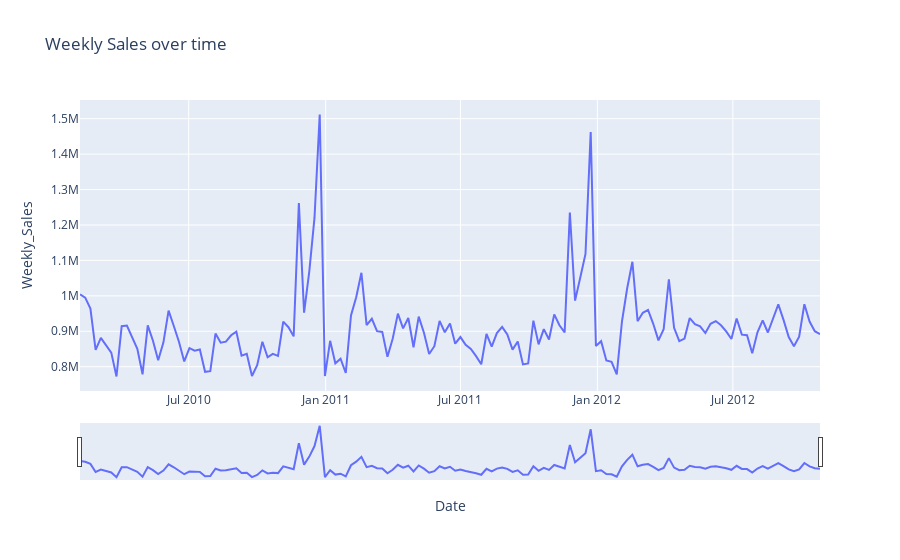

This figure's notebook cell:
### Markdown cell above
# <h4><center>Observations</center></h4>
* Pattern of the weekly sales looks same in the given below stores. 
    - [1, 2, 3, 4, 5, 6, 7, 8, 9, 10, 11, 12, 13, 14, 15, 16, 17, 18, 19, 20, 21, 22, 23, 24, 25, 26, 27, 29, 31, 32, 34, 37, 39, 40, 41, 45].

* Different pattern is observed in the remaining Stores.
    - [28, 30, 33, 35, 36, 38, 42, 43, 44]



Let's try our analysis on one store and replicate the same to other stores.

### Code cell
# Randomly picked the store number.
df_indexed_store_8 = df_indexed[df_indexed['Store']==8]
import plotly.express as px
fig = px.line(df_indexed_store_8.sort_index(),y='Weekly_Sales',title='Weekly Sales over time')
fig.update_xaxes(
    rangeslider_visible = True
)

### Figure 1 — Plotly figure (JSON) as saved in the notebook; plotly's stock layout.template omitted (floating-point values rounded to 4 significant figures; data arrays with more than 128 entries replaced by an {"elided": "..."} marker saying what was removed)
{"data": [{"hovertemplate": "Date=%{x}<br>Weekly_Sales=%{y}<extra></extra>", "legendgroup": "", "line": {"color": "#636efa", "dash": "solid"}, "marker": {"symbol": "circle"}, "mode": "lines", "name": "", "orientation": "v", "showlegend": false, "type": "scatter", "x": {"elided": "143 str values"}, "xaxis": "x", "y": {"elided": "143 float values"}, "yaxis": "y"}], "layout": {"legend": {"tracegroupgap": 0}, "title": {"text": "Weekly Sales over time"}, "xaxis": {"anchor": "y", "domain": [0, 1], "rangeslider": {"visible": true}, "title": {"text": "Date"}}, "yaxis": {"anchor": "x", "domain": [0, 1], "title": {"text": "Weekly_Sales"}}}}
